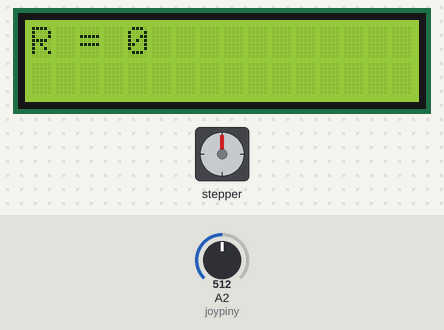
A sketch run on a simulated Arduino Mega 2560, built with avr-gcc and run on an emulated ATmega2560. Shown: 16×2 character LCD, stepper motor. The test bench sets the inputs (shaded band); at power-on: A2 (joypiny) = 512. Stepper angles assume 200 steps per turn.

Above: at 1.2 s.
1.3 s: A2 (joypiny) set to 595
2.8 s: A2 (joypiny) set to 627
At 2.97 s:
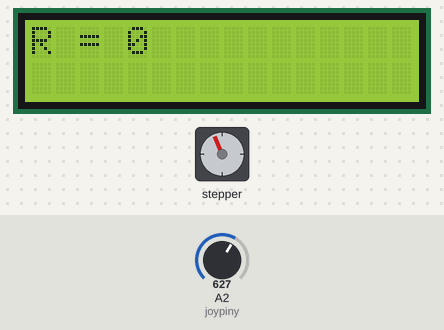
At 3.91 s:
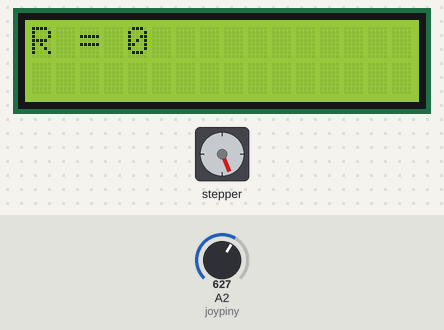
5.2 s: A2 (joypiny) set to 511
8.2 s: A2 (joypiny) set to 426
9.7 s: A2 (joypiny) set to 395
At 9.87 s:
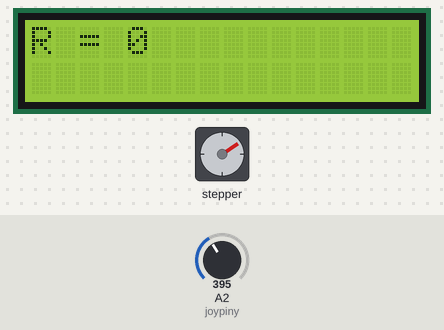
Timing chart, 0 to 68.6 s (numbered marks = the images above; inputs shaded):
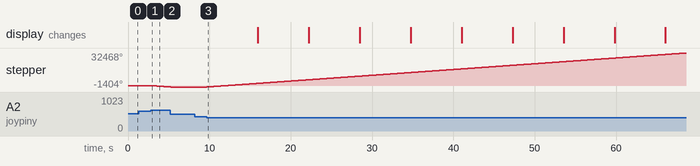

Measured:
- the behaviour switches between 612 and 613 on A2 (joypiny) (found by bisection; images 0 and 1)
- the behaviour switches between 412 and 411 on A2 (joypiny) (found by bisection; images 2 and 3)
- after the input at 1.3 s, every drawn part: stays the same
- after the input at 2.8 s, stepper: keeps turning counter-clockwise at about 580°/s, starting at once
- after the input at 8.2 s, every drawn part: stays the same
- after the input at 9.7 s, stepper: keeps turning clockwise at about 575°/s, starting at once

The sketch:

EXE2.ino
```cpp
#define a 2
#define b 3
#define a_bar 4
#define b_bar 5

#include <Stepper.h>
#include <LiquidCrystal.h>

LiquidCrystal lcd(49, 48, 47, 43, 42, 41);

Stepper stepper(200, a, a_bar, b, b_bar);

int joypiny = A2;

int value = 0;
int yzero = 0;

int R = 0, nowr = 0;

void setup() {

    stepper.setSpeed(100);

    yzero = analogRead(joypiny);

    lcd.begin(16, 2);
    lcd.clear();

}

void loop() {

    int y, value;

    value = analogRead(joypiny);
    y = value - yzero;

    if(y > 100) {

        stepper.step(-20);
        R++;

        if(R >= 100) {

            nowr++;
            R = 0;

        }

        lcd.setCursor(4, 0);
        lcd.print(nowr);

    }
    else if(y < -100) {

        stepper.step(20);
        R++;

        if(R >= 100) {

            nowr++;
            R = 0;

        }

        lcd.setCursor(4, 0);
        lcd.print(nowr);

    }
    else {

        R = 0;
        nowr = 0;

    }

    lcd.setCursor(0, 0);
    lcd.print("R =     ");
    lcd.setCursor(4, 0);
    lcd.print(nowr);

}
```
